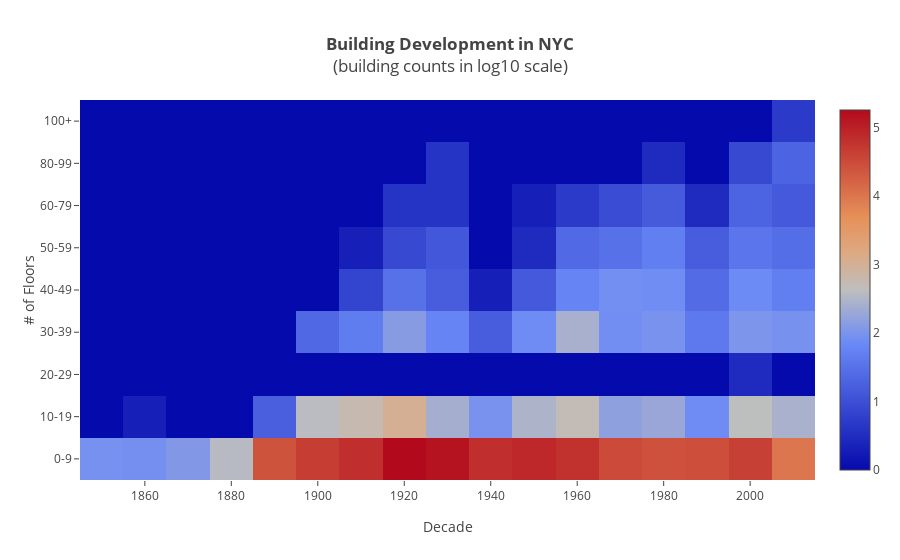

Notebook code cell kept with this figure:
### Markdown cell above
It looks like this gives us the resolution we need.

### Code cell
ny_grouped.loc[:, 'Buildings'] = ny_grouped['Buildings'].map(np.log10)
ny_grouped = ny_grouped.reset_index()
ny_pivot = ny_grouped.pivot(index = 'floors_rounded', columns = 'year_rounded', values = 'Buildings')
ny_pivot.fillna(0, inplace = True)
ny_pivot = ny_grouped.pivot(index = 'floors_rounded', columns = 'year_rounded', values = 'Buildings')
ny_pivot.fillna(0, inplace = True)
ny_pivot.index
new_index = ['0-9', '10-19','20-29', '30-39', '40-49', '50-59', '60-79',
       '80-99', '100+']
ny_pivot.index = new_index
ny_pivot.index
trace = go.Heatmap(z = ny_pivot.values.tolist(), x = ny_pivot.columns.values.tolist(), 
                   y = ny_pivot.index.values.tolist(), name = '# Buildins (log10)')
data = [trace]
layout = go.Layout(title = '<b>Building Development in NYC</b><br>(building counts in log10 scale)', 
                   xaxis = dict(title = 'Decade'), 
                   yaxis = dict(title = '# of Floors'))
fig = go.Figure(data = data, layout = layout)
iplot(fig, filename = 'heatmap')

### Figure 1 — Plotly figure (JSON) as saved in the notebook; plotly's stock layout.template omitted (floating-point values rounded to 4 significant figures; data arrays with more than 128 entries replaced by an {"elided": "..."} marker saying what was removed)
{"data": [{"name": "# Buildins (log10)", "type": "heatmap", "x": [1850, 1860, 1870, 1880, 1890, 1900, 1910, 1920, 1930, 1940, 1950, 1960, 1970, 1980, 1990, 2000, 2010], "y": ["0-9", "10-19", "20-29", "30-39", "40-49", "50-59", "60-79", "80-99", "100+"], "z": {"elided": "9x17 float values"}}], "layout": {"title": "<b>Building Development in NYC</b><br>(building counts in log10 scale)", "xaxis": {"title": "Decade"}, "yaxis": {"title": "# of Floors"}}}
